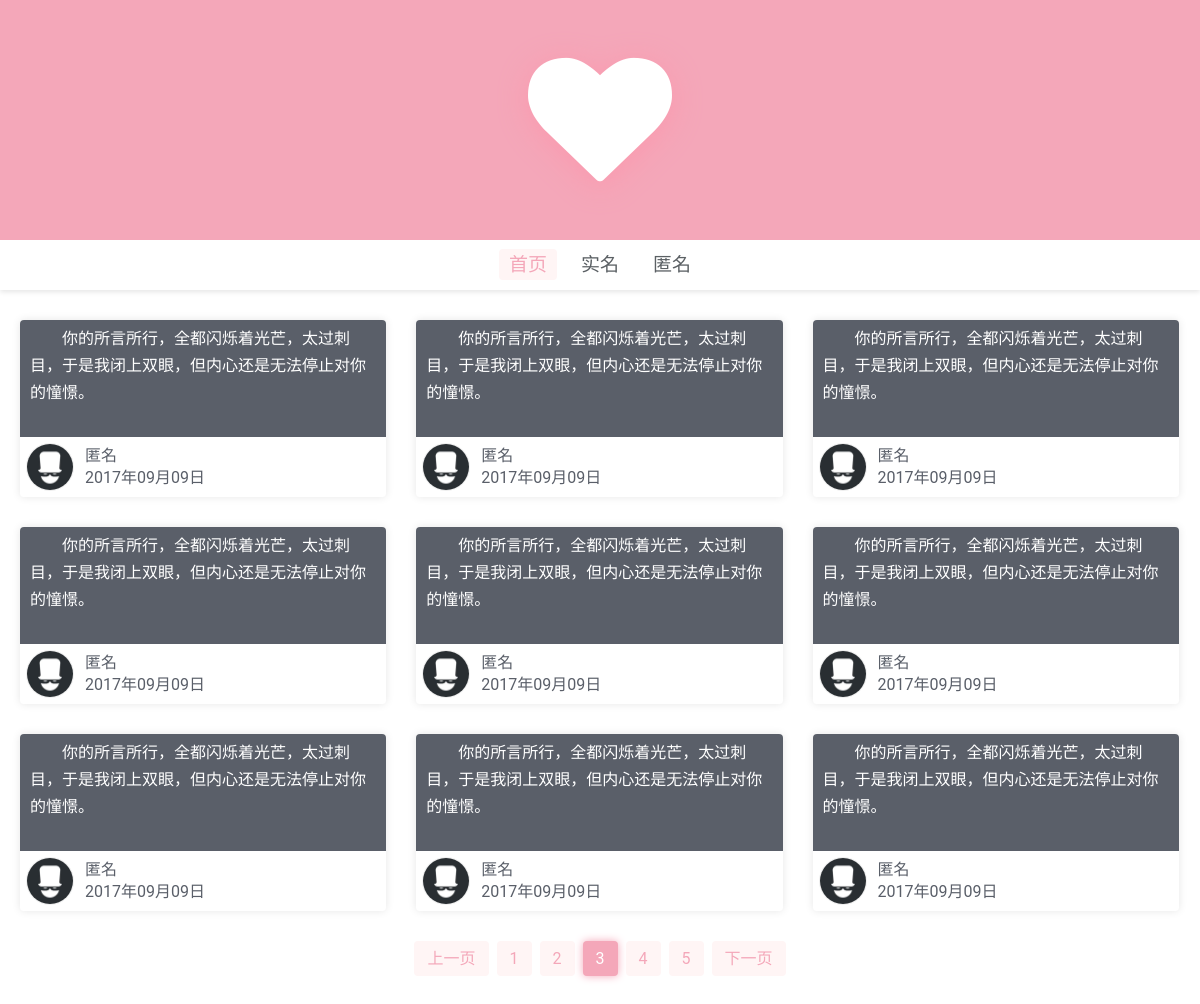
Screenshot of /mous/page/3 with the database file from the repository.
### tables this page shows
CREATE TABLE `contents` (
  `id` int(255) NOT NULL,
  `date` int(255) NOT NULL,
  `text` text NOT NULL,
  `sex` varchar(1) NOT NULL,
  `qq` text NOT NULL,
  `ip` text NOT NULL,
  `mous` int(1) NOT NULL,
  `name` varchar(11) NOT NULL
);

### index.php (called while the page is built, shortened)
<?php
require_once("require/function.php");
require_once("content/index.php");
?>

### require/content-function.php (the view, shortened to what this page needs)
<?php
function  do_html_head ($title){
	echo '        <link href="//cdn.bootcss.com/font-awesome/4.7.0/css/font-awesome.css" rel="stylesheet">'."\n";
}
function  do_html_content ($page,$mous){
	$conn=new mysqli(get_mysql ("mysql"),get_mysql ("name"),get_mysql ("password"),get_mysql ("name"));
	if($page==""){
	    $limit=0;
	}else{
	    $limit=$page*9-9;
	}
	if ($mous==""){
	    $sql="SELECT * FROM contents ORDER BY date DESC LIMIT $limit,9";
	    $result=$conn->query ($sql);
		while ($row=$result->fetch_assoc ()){
			if ($row["sex"]==0){
				echo '<div class="item">';
			}
			elseif ($row["sex"]==1){
				echo '<div class="item boy">';
			}
			elseif ($row["sex"]==2){
				echo '<div class="item girl">';
			}
			echo '<article>'.$row["text"].'</article>';
			echo '<div class="author">';
			if ($row["mous"]==0){
				echo '<img class="avatar" src="//q1.qlogo.cn/g?b=qq&nk='.$row["qq"].'&s=100">';
				echo '<p class="name">'.$row["name"].'</p>';
			}else {
				echo '<img class="avatar" src="/static/img/mous.jpg">';
				echo '<p class="name">匿名</p>';
			}
			echo '<p class="date">'.date("Y年m月d日",$row["date"]).'</p>';
			echo '</div>';
			echo '</div>';
		}
	}
}
function  do_html_pages ($page,$mous){
	$conn=new mysqli(get_mysql ("mysql"),get_mysql ("name"),get_mysql ("password"),get_mysql ("name"));
	$x=0;
	if ($mous==""){
	    $sql="SELECT * FROM contents";
	    $result=$conn->query ($sql);
		while ($row=$result->fetch_assoc ()){
		    $x+=1;
		}
	}
	else {
	    $sql="SELECT * FROM contents WHERE mous=$mous";
	    $result=$conn->query ($sql);
		while ($row=$result->fetch_assoc ()){
			$x+=1;
		}
	}
	$allpages=ceil($x/9);
	if($page == 1){
		$lastpage = $allpages;
	}else{
	    $lastpage = $page -1;
	}
    echo '<a href="/mous'.$mouss.'/page/'.$lastpage.'">上一页</a>';
	$page_2 = $page-2;
	$page_1 = $page-1;
    $page_3 = $page+1;
	$page_4 = $page+2;
	$page_rest = $allpages - $page;
    if($page > 2){
		echo '<a href="/mous'.$mouss.'/page/'.$page_2.'">'.$page_2.'</a>';
	}
	if($page > 1){
		echo '<a href="/mous'.$mouss.'/page/'.$page_1.'">'.$page_1.'</a>';
	}
	echo '<a class="active">'.$page.'</a>';
	if($page_rest > 0){
		echo '<a href="/mous'.$mouss.'/page/'.$page_3.'">'.$page_3.'</a>';
	}
	if($page_rest > 1){
		echo '<a href="/mous'.$mouss.'/page/'.$page_4.'">'.$page_4.'</a>';
	}
	if($page == $allpages){
		$nextpage = 1;
	}else{
		$nextpage = $page +1;
	}
	echo '<a href="/mous'.$mouss.'/page/'.$nextpage.'">下一页</a>';
}
?>

### static/css/i.css (style rules this page uses)
* { font-family:'Roboto', 'Helvetica', 'Arial', sans-serif; }
a { text-decoration: none; }
body { margin: 0; }
#content .list-item .item { margin-top: 30px; transition: all .35s; float: left; width: calc(33.3% - 20px); margin-right: 30px; box-shadow: 0 0 8px rgba(0, 0, 0, .1); border-radius: 4px; cursor: pointer; -webkit-animation:wish-appear .6s; animation:wish-appear .6s; -webkit-animation-fill-mode:both; animation-fill-mode:both }
#content .list-item .item:last-child { margin-bottom: 30px; }
#content .list-item .item:nth-child(9n+2) { -webkit-animation-delay: .15s; animation-delay: .15s; }
#content .list-item .item:nth-child(9n+3) { -webkit-animation-delay: .3s; animation-delay: .3s; }
#content .list-item .item:nth-child(9n+4) { -webkit-animation-delay: .6s; animation-delay: .6s; }
#content .list-item .item:nth-child(9n+5) { -webkit-animation-delay: .75s; animation-delay: .75s; }
#content .list-item .item:nth-child(9n+6) { -webkit-animation-delay: .9s; animation-delay: .9s; }
#content .list-item .item:nth-child(9n+7) { -webkit-animation-delay: 1.05s; animation-delay: 1.05s; }
#content .list-item .item:nth-child(9n+8) { -webkit-animation-delay: 1.2s; animation-delay: 1.2s; }
#content .list-item .item:nth-child(9n+9) { -webkit-animation-delay: 1.35s; animation-delay: 1.35s; }
#content .list-item .item article { padding: 5px 10px; color: #fff; background: #5a5f69; border-radius: 4px 4px 0 0; line-height: 27px; height: 106px; text-indent: 2em; display: -webkit-box; -webkit-box-orient: vertical; -webkit-line-clamp: 4; overflow: hidden; }
#content .list-item .item .author { transition: all .35s; position: relative; height: 60px; color: #5a5f69; border-top: 1px solid #5a5f69; }
#content .list-item .item .author .avatar { height: 46px; width: 46px; margin: 7px; background: #fff; border-radius: 100%; box-shadow: 0 0 0 1px #eee; }
#content .list-item .item .author p { height: 20px; line-height: 20px; padding-left: 5px; padding-right: 5px; width: calc(100% - 100px); left: 60px; position: absolute; font-size: 16px; margin: 0; overflow: hidden; text-overflow: ellipsis; white-space: nowrap; }
#content .list-item .item .author .name { top: 0; padding-top: 9px; }
#content .list-item .item .author .date { bottom: 0; padding-bottom: 9px; }
#content .list-item .item:nth-child(3n+3) { margin-right: 0; }
#content .list-pages a:first-child, #content .list-pages a:last-child { width: auto; padding: 0 13px; }
#content .list-pages a { text-align: center; width: 35px; margin: 0 4px; border-radius: 4px; display: inline-block; height: 35px; color: #F4A7B9; background: #fff5f5; line-height: 35px; }
#content .list-pages .active { color: #fff; background: #F4A7B9; box-shadow: 0 0 8px #F4A7B9; }

### rows the page displays
contents: text "你的所言所行，全都闪烁着光芒，太过刺目，于是我闭上双眼，但内心还是无法停止对你的憧憬。", mous 1 (drawn), date "2017年09月09日"
contents: text "你的所言所行，全都闪烁着光芒，太过刺目，于是我闭上双眼，但内心还是无法停止对你的憧憬。", mous 1 (drawn), date "2017年09月09日"
contents: text "你的所言所行，全都闪烁着光芒，太过刺目，于是我闭上双眼，但内心还是无法停止对你的憧憬。", mous 1 (drawn), date "2017年09月09日"
contents: text "你的所言所行，全都闪烁着光芒，太过刺目，于是我闭上双眼，但内心还是无法停止对你的憧憬。", mous 1 (drawn), date "2017年09月09日"
contents: text "你的所言所行，全都闪烁着光芒，太过刺目，于是我闭上双眼，但内心还是无法停止对你的憧憬。", mous 1 (drawn), date "2017年09月09日"
contents: text "你的所言所行，全都闪烁着光芒，太过刺目，于是我闭上双眼，但内心还是无法停止对你的憧憬。", mous 1 (drawn), date "2017年09月09日"
contents: text "你的所言所行，全都闪烁着光芒，太过刺目，于是我闭上双眼，但内心还是无法停止对你的憧憬。", mous 1 (drawn), date "2017年09月09日"
contents: text "你的所言所行，全都闪烁着光芒，太过刺目，于是我闭上双眼，但内心还是无法停止对你的憧憬。", mous 1 (drawn), date "2017年09月09日"
contents: text "你的所言所行，全都闪烁着光芒，太过刺目，于是我闭上双眼，但内心还是无法停止对你的憧憬。", mous 1 (drawn), date "2017年09月09日"

### other values shown
$page_2 "1"
$page_1 "2"
$page "3"
$page_3 "4"
$page_4 "5"
